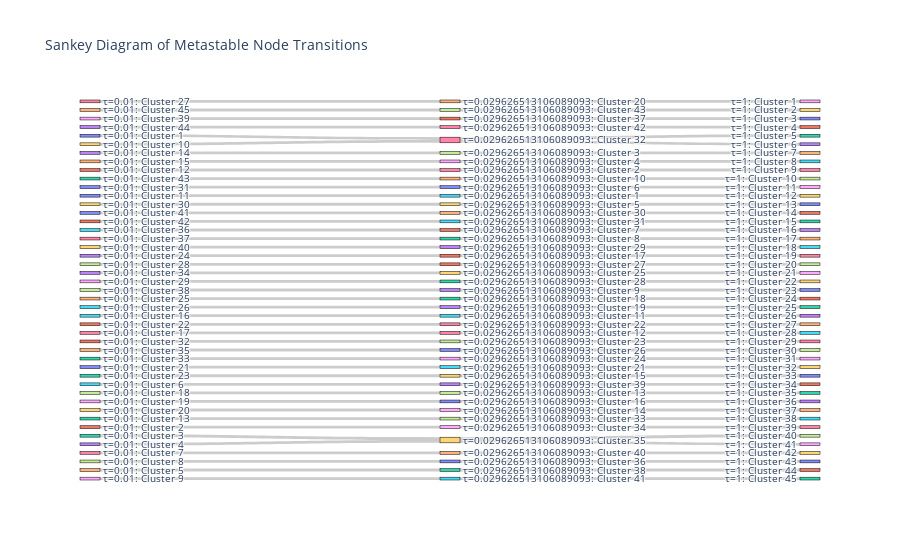
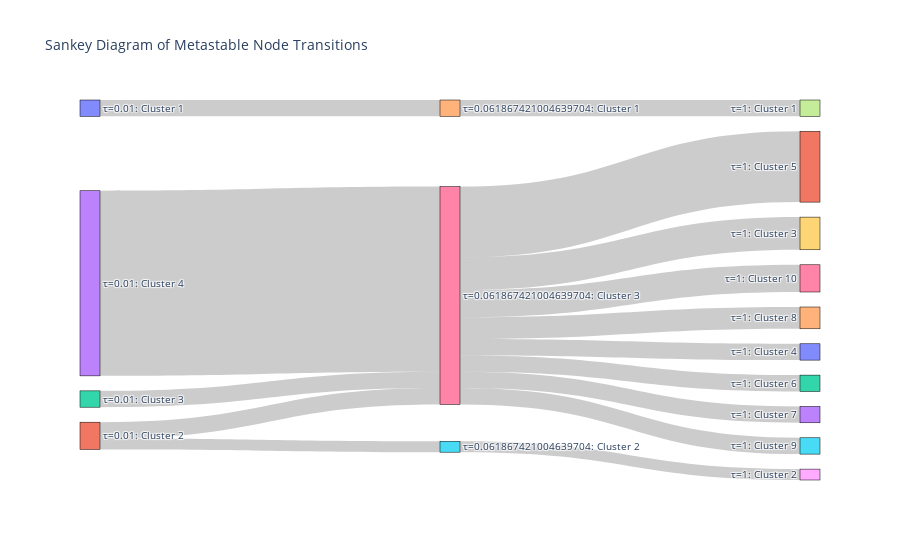

Notebook code for these charts, in order:
### Code cell
# Plot sankey diagram
plot_sankey(partitions_slow5, tau_values_slow5)
partdict_tau = identify_switching_nodes(partitions_slow5, tau_values_slow5)

# Plot sankey diagram
plot_sankey(partitions_slow4, tau_values_slow4)
partdict_tau = identify_switching_nodes(partitions_slow4, tau_values_slow4)

### Figure 1 — Plotly figure (JSON) as saved in the notebook; plotly's stock layout.template omitted (floating-point values rounded to 4 significant figures; data arrays with more than 128 entries replaced by an {"elided": "..."} marker saying what was removed)
{"data": [{"link": {"source": [6, 26, 31, 32, 7, 38, 39, 42, 43, 37, 9, 4, 20, 0, 2, 40, 13, 35, 36, 21, 22, 25, 15, 3, 29, 12, 17, 10, 19, 18, 33, 5, 1, 16, 8, 23, 24, 30, 27, 28, 44, 14, 41, 11, 34, 84, 64, 67, 68, 80, 81, 73, 54, 86, 53, 76, 82, 65, 76, 79, 74, 47, 51, 52, 66, 59, 63, 55, 79, 49, 77, 57, 45, 58, 60, 69, 83, 78, 56, 85, 61, 62, 50, 71, 72, 87, 48, 75, 46, 70], "target": [84, 64, 67, 68, 80, 81, 73, 54, 86, 53, 76, 82, 65, 76, 79, 74, 47, 51, 52, 66, 59, 63, 55, 79, 49, 77, 57, 45, 58, 60, 69, 83, 78, 56, 85, 61, 62, 50, 71, 72, 87, 48, 75, 46, 70, 129, 88, 116, 118, 130, 90, 105, 97, 91, 110, 92, 131, 119, 93, 127, 101, 94, 103, 104, 114, 120, 112, 113, 128, 100, 125, 122, 99, 124, 123, 108, 121, 126, 115, 132, 106, 111, 98, 107, 109, 89, 95, 102, 96, 117], "value": [1, 1, 1, 1, 1, 1, 1, 1, 1, 1, 1, 1, 1, 1, 1, 1, 1, 1, 1, 1, 1, 1, 1, 1, 1, 1, 1, 1, 1, 1, 1, 1, 1, 1, 1, 1, 1, 1, 1, 1, 1, 1, 1, 1, 1, 1, 1, 1, 1, 1, 1, 1, 1, 1, 1, 1, 1, 1, 1, 1, 1, 1, 1, 1, 1, 1, 1, 1, 1, 1, 1, 1, 1, 1, 1, 1, 1, 1, 1, 1, 1, 1, 1, 1, 1, 1, 1, 1, 1, 1]}, "node": {"label": {"elided": "133 str values"}, "line": {"color": "black", "width": 0.5}, "pad": 15, "thickness": 20}, "type": "sankey"}], "layout": {"font": {"size": 10}, "title": {"text": "Sankey Diagram of Metastable Node Transitions"}}}

### Figure 2 — Plotly figure (JSON) as saved in the notebook; plotly's stock layout.template omitted (floating-point values rounded to 4 significant figures)
{"data": [{"link": {"source": [3, 1, 0, 2, 1, 6, 5, 6, 6, 6, 6, 6, 4, 6, 6], "target": [6, 5, 4, 6, 6, 16, 8, 11, 13, 12, 10, 9, 7, 14, 15], "value": [34, 2, 3, 3, 3, 5, 2, 13, 3, 3, 3, 6, 3, 4, 3]}, "node": {"label": ["τ=0.01: Cluster 1", "τ=0.01: Cluster 2", "τ=0.01: Cluster 3", "τ=0.01: Cluster 4", "τ=0.061867421004639704: Cluster 1", "τ=0.061867421004639704: Cluster 2", "τ=0.061867421004639704: Cluster 3", "τ=1: Cluster 1", "τ=1: Cluster 2", "τ=1: Cluster 3", "τ=1: Cluster 4", "τ=1: Cluster 5", "τ=1: Cluster 6", "τ=1: Cluster 7", "τ=1: Cluster 8", "τ=1: Cluster 9", "τ=1: Cluster 10"], "line": {"color": "black", "width": 0.5}, "pad": 15, "thickness": 20}, "type": "sankey"}], "layout": {"font": {"size": 10}, "title": {"text": "Sankey Diagram of Metastable Node Transitions"}}}
